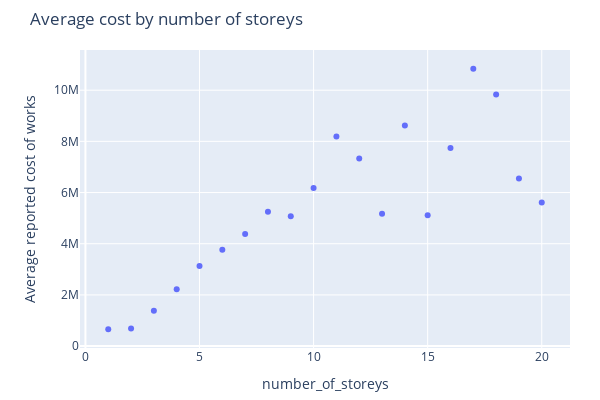

The code cell stored with this chart in its notebook:
### Code cell
fig = px.scatter(avg_cost_by_storey_lt20, x="number_of_storeys", y="mean",
                 title="Average cost by number of storeys",
                 labels={"mean":"Average reported cost of works"},
                 width=600, height=400
                )

fig.update_layout(
    margin={'t':50,'l':80,'b':10,'r':30}
)

fig.show()

### Figure 1 — Plotly figure (JSON) as saved in the notebook; plotly's stock layout.template omitted (floating-point values rounded to 4 significant figures)
{"data": [{"hovertemplate": "number_of_storeys=%{x}<br>Average reported cost of works=%{y}<extra></extra>", "legendgroup": "", "marker": {"color": "#636efa", "symbol": "circle"}, "mode": "markers", "name": "", "orientation": "v", "showlegend": false, "type": "scatter", "x": [1, 2, 3, 4, 5, 6, 7, 8, 9, 10, 11, 12, 13, 14, 15, 16, 17, 18, 19, 20], "xaxis": "x", "y": [653500.0, 689100.0, 1377000.0, 2217000.0, 3128000.0, 3767000.0, 4381000.0, 5247000.0, 5075000.0, 6177000.0, 8195000.0, 7332000.0, 5169000.0, 8621083, 5108000.0, 7738000.0, 10840000.0, 9836000.0, 6548209, 5613000.0], "yaxis": "y"}], "layout": {"height": 400, "legend": {"tracegroupgap": 0}, "margin": {"b": 10, "l": 80, "r": 30, "t": 50}, "title": {"text": "Average cost by number of storeys"}, "width": 600, "xaxis": {"anchor": "y", "domain": [0, 1], "title": {"text": "number_of_storeys"}}, "yaxis": {"anchor": "x", "domain": [0, 1], "title": {"text": "Average reported cost of works"}}}}
